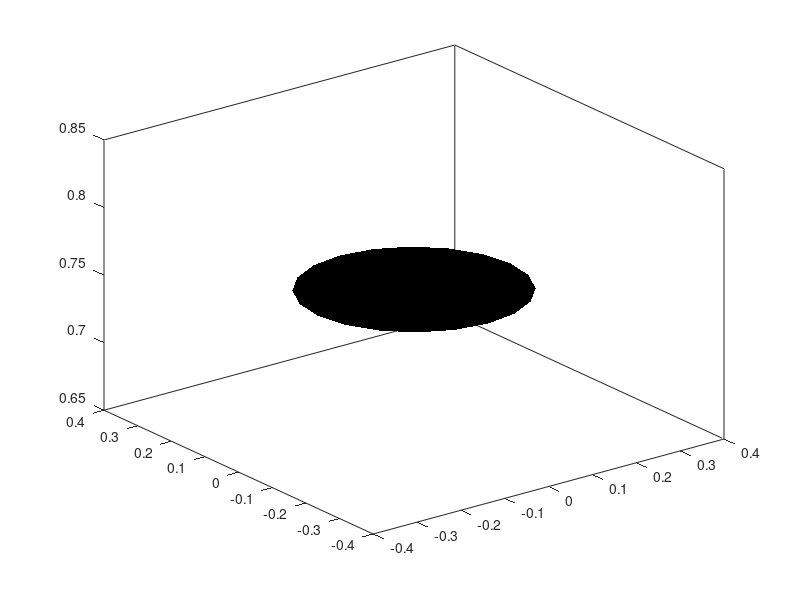

This figure's MATLAB source:
% Hàm vẽ đế cố định
function draw_base()
    base_height = 0.75;
    base_radius = 0.22;
    [X, Y, Z] = cylinder(base_radius, 20);
    Z = Z * base_height;
    surf(X, Y, Z, 'FaceColor', [0.3, 0.3, 0.3], 'EdgeColor', 'none', 'FaceLighting', 'gouraud', 'AmbientStrength', 0.3);
    % Vẽ mặt đáy dưới của đế tại z = 0
    fill3(X(1, :), Y(1, :), Z(1, :), 'k', 'EdgeColor', 'none');
    % Vẽ mặt đáy trên của đế tại z = base_height
    fill3(X(2, :), Y(2, :), Z(2, :), 'k', 'EdgeColor', 'none');
end
